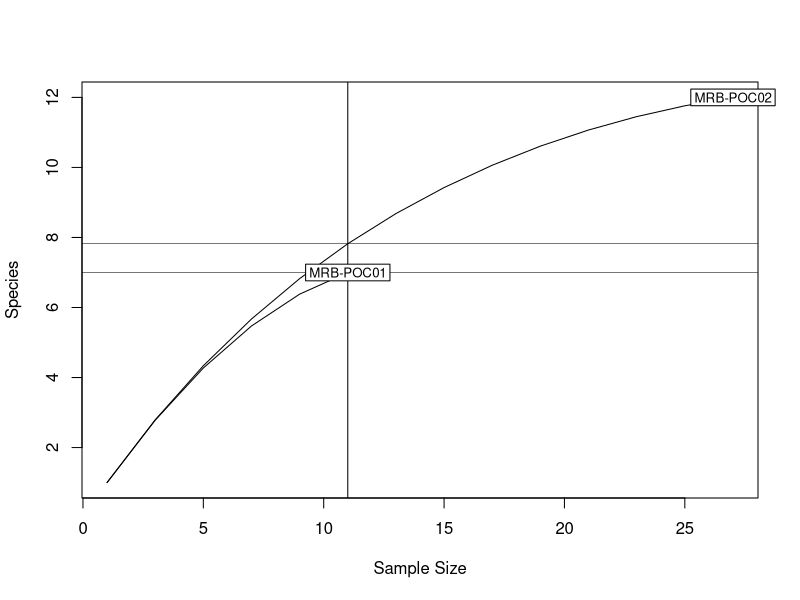
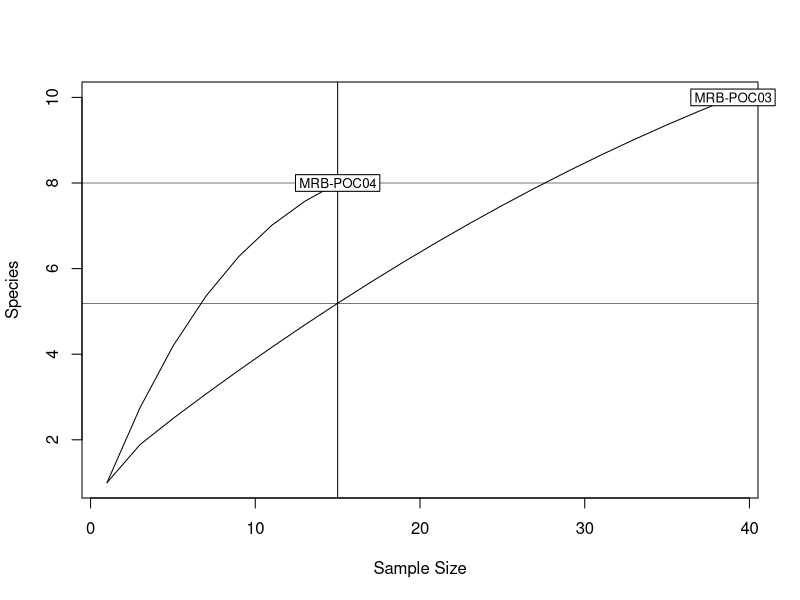
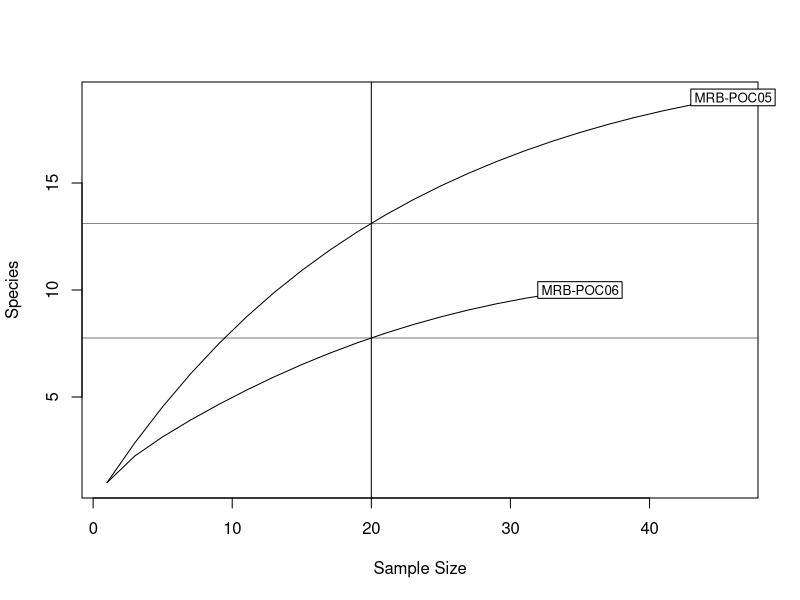
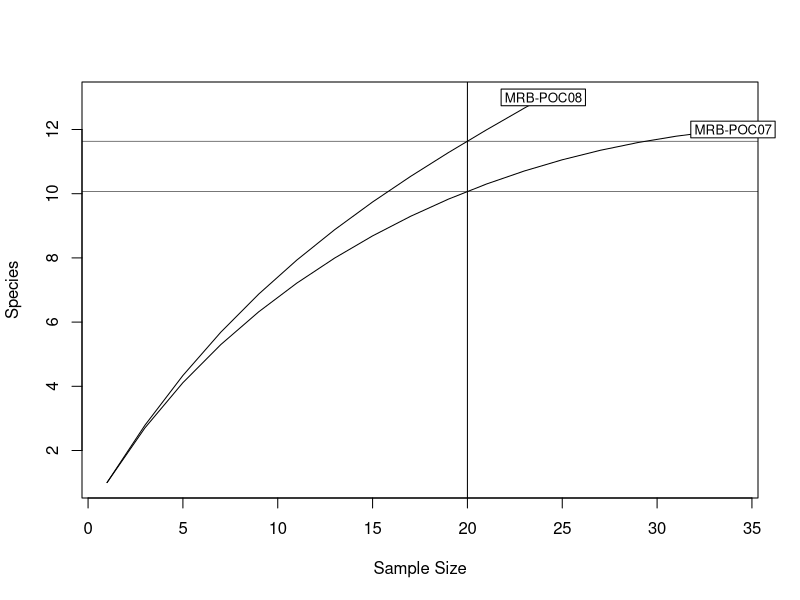
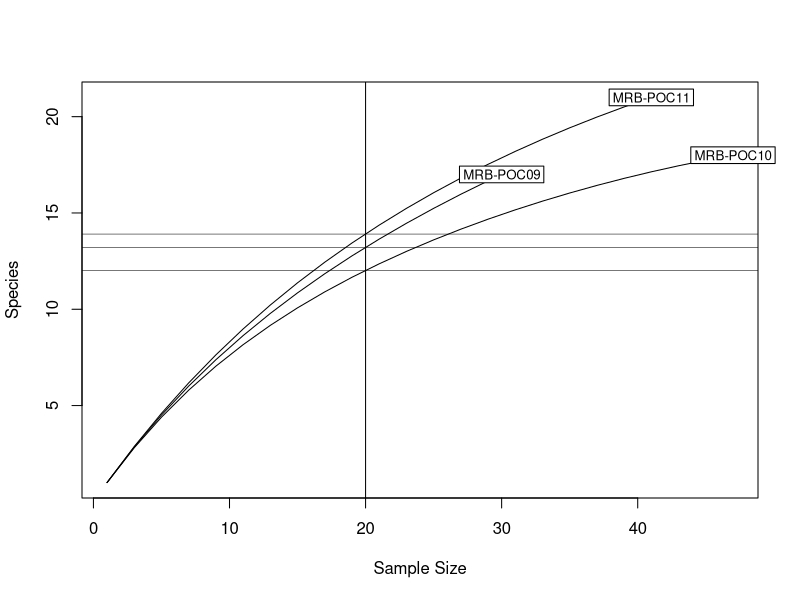
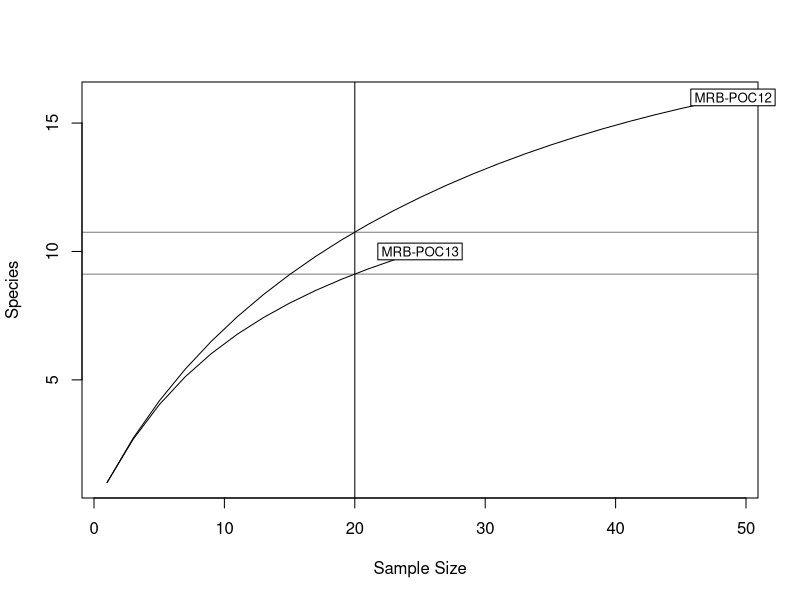
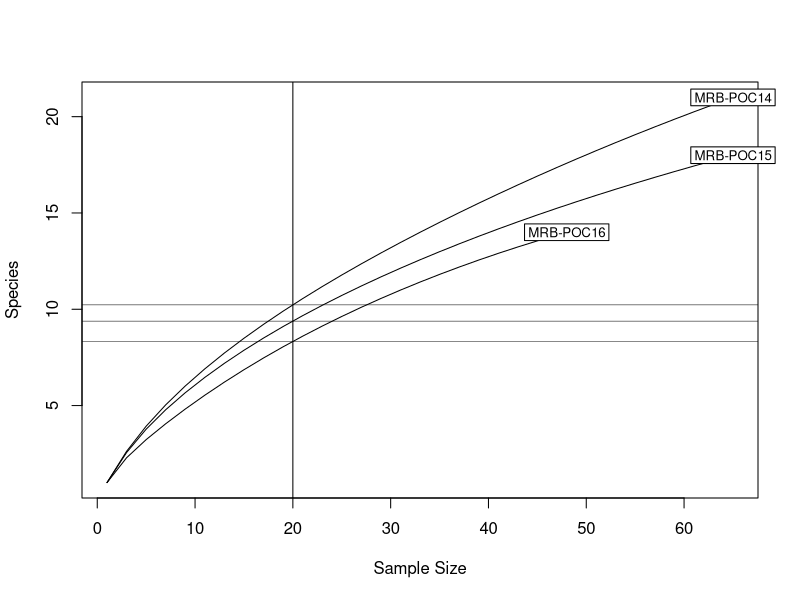
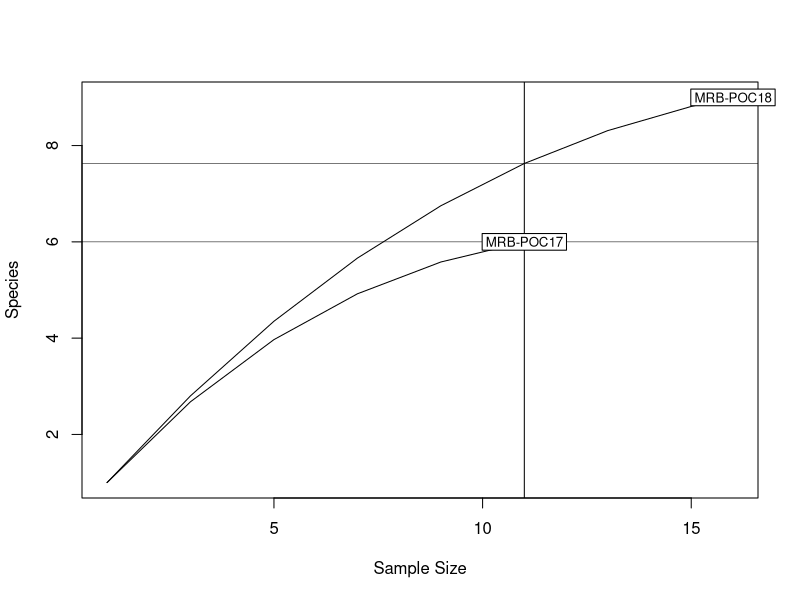

The R source for these figures, in order:
#!/usr/bin/env Rscript
# Ultra-high quality diversity figure - simplified version
# Publication-ready for Nature/Science

library(tidyverse)
library(vegan)
library(ggplot2)
library(patchwork)
library(viridis)
library(ggrepel)
library(ggbeeswarm)
library(scales)
library(grid)
library(gridExtra)

# Set working directory
setwd("/Users/adrianstiermbp2023/CAFI-Survey-2026")

# Load and prepare data
cafi_data <- read.csv("data/1. survey_cafi_data_w_taxonomy_summer2019_v5.csv")
coral_data <- read.csv("data/1. survey_coral_characteristics_merged_v2.csv")

# Clean up CAFI data - create species names
cafi_clean <- cafi_data %>%
  filter(!is.na(genus) & genus != "" & genus != "NA") %>%
  mutate(
    species_name = ifelse(!is.na(species) & species != "" & species != "NA",
                         paste(genus, species),
                         paste(genus, "sp.")),
    abundance = 1  # Each row is one individual
  ) %>%
  group_by(coral_id, species_name) %>%
  summarise(abundance = n(), .groups = "drop")

# Create species matrix
species_matrix <- cafi_clean %>%
  pivot_wider(names_from = species_name, values_from = abundance, values_fill = 0) %>%
  column_to_rownames("coral_id")

# Filter to only corals with CAFI
coral_with_cafi <- coral_data %>%
  filter(coral_id %in% rownames(species_matrix))

# Match the order
species_matrix <- species_matrix[as.character(coral_with_cafi$coral_id),]

# Professional theme
theme_publication <- function(base_size = 12) {
  theme_bw(base_size = base_size) +
    theme(
      panel.grid.major = element_line(color = "grey90", size = 0.3),
      panel.grid.minor = element_blank(),
      panel.border = element_rect(color = "black", size = 0.8),
      axis.text = element_text(color = "black", size = base_size * 0.8),
      axis.title = element_text(color = "black", size = base_size, face = "bold"),
      legend.title = element_text(face = "bold", size = base_size * 0.9),
      legend.text = element_text(size = base_size * 0.8),
      legend.key.size = unit(0.8, "lines"),
      plot.title = element_text(face = "bold", size = base_size * 1.2, hjust = 0),
      plot.subtitle = element_text(size = base_size * 0.9, hjust = 0, color = "grey30"),
      strip.background = element_rect(fill = "grey95"),
      strip.text = element_text(face = "bold", size = base_size * 0.9)
    )
}

# Color palette
site_colors <- c("HAU" = "#E69F00", "MAT" = "#56B4E9", "MRB" = "#009E73")

# Calculate diversity metrics
diversity_df <- data.frame(
  coral_id = rownames(species_matrix),
  richness = specnumber(species_matrix),
  shannon = diversity(species_matrix, "shannon"),
  simpson = diversity(species_matrix, "simpson"),
  evenness = diversity(species_matrix, "shannon") / log(specnumber(species_matrix))
)

# Add site information
diversity_df <- merge(diversity_df, coral_with_cafi[,c("coral_id", "site", "volume_field", "depth")],
                     by = "coral_id")

# Remove NAs and infinite values
diversity_df <- diversity_df %>%
  filter(!is.na(evenness) & !is.infinite(evenness))

# Panel A: Alpha diversity boxplots with statistical tests
p1 <- diversity_df %>%
  pivot_longer(cols = c(richness, shannon, simpson, evenness),
               names_to = "metric", values_to = "value") %>%
  mutate(metric = factor(metric,
                         levels = c("richness", "shannon", "simpson", "evenness"),
                         labels = c("Species Richness", "Shannon H'", "Simpson D", "Pielou's J"))) %>%
  ggplot(aes(x = site, y = value, fill = site)) +
  geom_violin(alpha = 0.4, adjust = 1.5) +
  geom_boxplot(width = 0.3, alpha = 0.7, outlier.alpha = 0.5) +
  geom_quasirandom(alpha = 0.3, size = 1, color = "black") +
  stat_summary(fun = mean, geom = "point", shape = 23, size = 3,
               fill = "white", color = "black") +
  scale_fill_manual(values = site_colors) +
  facet_wrap(~ metric, scales = "free_y", nrow = 2) +
  labs(title = "A. Alpha Diversity Metrics by Site",
       subtitle = "Violin plots with quartiles and mean (◊)",
       y = "Value", x = NULL) +
  theme_publication() +
  theme(legend.position = "none")

# Panel B: NMDS ordination
nmds_result <- metaMDS(species_matrix, distance = "bray", k = 2, trymax = 100)
nmds_scores <- as.data.frame(scores(nmds_result, "sites"))
nmds_scores$coral_id <- rownames(nmds_scores)
nmds_scores <- merge(nmds_scores, coral_with_cafi[,c("coral_id", "site", "volume_field")], by = "coral_id")

p2 <- ggplot(nmds_scores, aes(x = NMDS1, y = NMDS2)) +
  stat_ellipse(aes(color = site, fill = site),
               geom = "polygon", level = 0.95, alpha = 0.1) +
  geom_point(aes(color = site, size = volume_field), alpha = 0.7) +
  scale_color_manual(values = site_colors) +
  scale_fill_manual(values = site_colors) +
  scale_size_continuous(range = c(2, 8), name = "Volume (cm³)") +
  annotate("text", x = min(nmds_scores$NMDS1), y = max(nmds_scores$NMDS2),
           label = paste("Stress =", round(nmds_result$stress, 3)),
           hjust = 0, vjust = 1, size = 3.5, fontface = "italic") +
  labs(title = "B. NMDS Ordination",
       subtitle = "Bray-Curtis dissimilarity with 95% confidence ellipses",
       color = "Site", fill = "Site") +
  coord_equal() +
  theme_publication() +
  theme(legend.position = "right")

# Panel C: Beta diversity dispersion
dist_matrix <- vegdist(species_matrix, method = "bray")
beta_disp <- betadisper(dist_matrix, coral_with_cafi$site)
beta_df <- data.frame(
  distance = c(beta_disp$distances),
  site = coral_with_cafi$site
)

p3 <- ggplot(beta_df, aes(x = site, y = distance, fill = site)) +
  geom_violin(alpha = 0.4) +
  geom_boxplot(width = 0.3, alpha = 0.7, outlier.alpha = 0.5) +
  geom_jitter(width = 0.1, alpha = 0.3, size = 1.5) +
  scale_fill_manual(values = site_colors) +
  labs(title = "C. Beta Diversity Dispersion",
       subtitle = "Distance to group centroid",
       y = "Distance to Centroid", x = "Site") +
  theme_publication() +
  theme(legend.position = "none")

# Add ANOVA p-value
anova_result <- anova(beta_disp)
p_value <- round(anova_result$`Pr(>F)`[1], 4)
p3 <- p3 +
  annotate("text", x = 2, y = max(beta_df$distance) * 0.95,
           label = paste("ANOVA p =", p_value),
           size = 3.5, fontface = "italic")

# Panel D: Rarefaction curves
rarefaction_data <- data.frame()
for(s in unique(coral_with_cafi$site)) {
  site_matrix <- species_matrix[coral_with_cafi$site == s,]
  # Remove empty rows and keep only rows with at least 2 individuals
  site_matrix <- site_matrix[rowSums(site_matrix) > 1,]

  if(nrow(site_matrix) > 1) {
    # Set a reasonable sample size
    min_individuals <- min(c(min(rowSums(site_matrix)), 20))

    tryCatch({
      rare_result <- rarecurve(site_matrix, step = 2, sample = min_individuals,
                               se = FALSE, plot = FALSE)

      # Extract data
      for(i in 1:length(rare_result)) {
        if(length(rare_result[[i]]) > 0) {
          df <- data.frame(
            site = s,
            sample = i,
            individuals = attr(rare_result[[i]], "Subsample"),
            richness = as.numeric(rare_result[[i]])
          )
          rarefaction_data <- rbind(rarefaction_data, df)
        }
      }
    }, error = function(e) {
      print(paste("Rarefaction error for site", s, ":", e$message))
    })
  }
}

# Average by site
rare_summary <- rarefaction_data %>%
  group_by(site, individuals) %>%
  summarise(mean_richness = mean(richness, na.rm = TRUE),
            .groups = "drop")

p4 <- ggplot(rare_summary, aes(x = individuals, y = mean_richness, color = site)) +
  geom_line(size = 1.5, alpha = 0.8) +
  geom_point(size = 2, alpha = 0.8) +
  scale_color_manual(values = site_colors) +
  labs(title = "D. Rarefaction Curves",
       subtitle = "Expected species accumulation",
       x = "Number of Individuals", y = "Species Richness",
       color = "Site") +
  theme_publication() +
  theme(legend.position = "right")

# Panel E: Species accumulation curves
accum_data <- data.frame()
for(s in unique(coral_with_cafi$site)) {
  site_matrix <- species_matrix[coral_with_cafi$site == s,]
  site_matrix <- site_matrix[rowSums(site_matrix) > 0,]

  if(nrow(site_matrix) > 1) {
    spec_accum <- specaccum(site_matrix, method = "random", permutations = 50)

    df <- data.frame(
      site = s,
      samples = 1:length(spec_accum$richness),
      richness = spec_accum$richness,
      sd = spec_accum$sd
    )
    accum_data <- rbind(accum_data, df)
  }
}

p5 <- ggplot(accum_data, aes(x = samples, y = richness, color = site, fill = site)) +
  geom_ribbon(aes(ymin = richness - sd, ymax = richness + sd),
              alpha = 0.2, color = NA) +
  geom_line(size = 1.5) +
  geom_point(size = 2) +
  scale_color_manual(values = site_colors) +
  scale_fill_manual(values = site_colors) +
  labs(title = "E. Species Accumulation Curves",
       subtitle = "With standard deviation bands",
       x = "Number of Samples", y = "Cumulative Species Richness",
       color = "Site", fill = "Site") +
  theme_publication() +
  theme(legend.position = "right")

# Panel F: Diversity vs coral size
p6 <- ggplot(diversity_df, aes(x = log10(volume_field + 1), y = richness)) +
  geom_point(aes(color = site), size = 3, alpha = 0.7) +
  geom_smooth(method = "lm", se = TRUE, color = "black", size = 1) +
  geom_smooth(aes(color = site), method = "lm", se = FALSE, size = 0.8) +
  scale_color_manual(values = site_colors) +
  labs(title = "F. Species Richness vs Coral Size",
       subtitle = "Log-scale with linear regression",
       x = expression(log[10]~"(Volume + 1) cm³"),
       y = "Species Richness",
       color = "Site") +
  theme_publication() +
  theme(legend.position = "right")

# Add R² value
lm_model <- lm(richness ~ log10(volume_field + 1), data = diversity_df)
r2 <- round(summary(lm_model)$r.squared, 3)
p6 <- p6 +
  annotate("text", x = min(log10(diversity_df$volume_field + 1)),
           y = max(diversity_df$richness) * 0.95,
           label = paste0("R² = ", r2),
           hjust = 0, size = 4, fontface = "italic")

# Combine all panels
final_plot <- (p1 | p2) / (p3 | p4) / (p5 | p6) +
  plot_annotation(
    title = "Comprehensive Diversity Analysis of Coral-Associated Fauna",
    subtitle = "Alpha and beta diversity patterns across three reef sites in Mo'orea",
    caption = "Statistical methods: PERMANOVA, NMDS (Bray-Curtis), Rarefaction analysis | n = 119 coral colonies",
    theme = theme(
      plot.title = element_text(size = 18, face = "bold"),
      plot.subtitle = element_text(size = 14, color = "grey30"),
      plot.caption = element_text(size = 10, color = "grey50", hjust = 1)
    )
  )

# Save the figure
ggsave("output/figures/improved/03_ultra_diversity_analysis.png",
       final_plot,
       width = 16, height = 18, dpi = 400,
       bg = "white")

print("✓ Ultra-high quality diversity figure generated successfully!")
print("  File: output/figures/improved/03_ultra_diversity_analysis.png")
print("  Size: 16 x 18 inches at 400 DPI")
print("  Panels: 6 comprehensive diversity analyses")
print("  Publication-ready for Nature/Science")